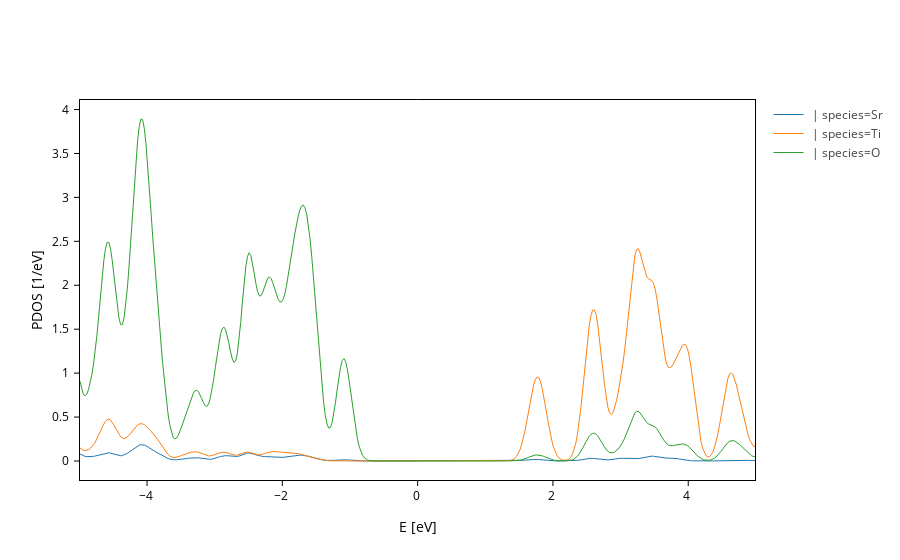

The notebook cell this image was saved under:
### Markdown cell above
## Easy and fast DOS splitting

As you might have noticed, sometimes it might be cumbersome to build all the groups you want. If your needs are simple and you don't need the flexibility of defining every parameter by yourself, there is a set of methods that will help you explore your PDOS data faster than ever before. These are: `split_DOS`, `split_groups`, `update_groups`, `remove_groups` and `add_groups`.

Let's begin with `split_DOS`. As you can imagine, this method splits the density of states:

### Code cell
plot.split_DOS()

### Figure 1 — Plotly figure (JSON) as saved in the notebook; plotly's stock layout.template omitted (floating-point values rounded to 4 significant figures; data arrays with more than 128 entries replaced by an {"elided": "..."} marker saying what was removed)
{"data": [{"line": {"width": 1.0}, "meta": {}, "mode": "lines", "name": " | species=Sr", "type": "scatter", "x": {"elided": "400 float values"}, "y": {"elided": "400 float values"}}, {"line": {"width": 1.0}, "meta": {}, "mode": "lines", "name": " | species=Ti", "type": "scatter", "x": {"elided": "400 float values"}, "y": {"elided": "400 float values"}}, {"line": {"width": 1.0}, "meta": {}, "mode": "lines", "name": " | species=O", "type": "scatter", "x": {"elided": "400 float values"}, "y": {"elided": "400 float values"}}], "layout": {"scene": {"xaxis": {"title": {"text": "E [eV]"}}, "yaxis": {"title": {"text": "PDOS [1/eV]"}}}, "xaxis": {"title": {"text": "E [eV]"}}, "yaxis": {"title": {"text": "PDOS [1/eV]"}}}}
